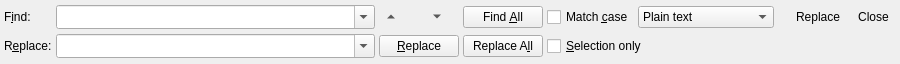
<?xml version="1.0" encoding="UTF-8"?>
<ui version="4.0">
 <class>SearchBar</class>
 <widget class="QWidget" name="SearchBar">
  <property name="geometry">
   <rect>
    <x>0</x>
    <y>0</y>
    <width>900</width>
    <height>64</height>
   </rect>
  </property>
  <layout class="QGridLayout" name="layout" columnstretch="0,1,0,0,0,0,0,0,0,0">
   <property name="leftMargin">
    <number>4</number>
   </property>
   <property name="topMargin">
    <number>3</number>
   </property>
   <property name="rightMargin">
    <number>4</number>
   </property>
   <property name="bottomMargin">
    <number>3</number>
   </property>
   <property name="horizontalSpacing">
    <number>4</number>
   </property>
   <property name="verticalSpacing">
    <number>3</number>
   </property>
   <item row="0" column="0">
    <widget class="QLabel" name="findLabel">
     <property name="text">
      <string>F&amp;ind:</string>
     </property>
     <property name="buddy">
      <cstring>findField</cstring>
     </property>
    </widget>
   </item>
   <item row="0" column="1">
    <widget class="QComboBox" name="findField">
     <property name="sizePolicy">
      <sizepolicy hsizetype="Expanding" vsizetype="Fixed">
       <horstretch>0</horstretch>
       <verstretch>0</verstretch>
      </sizepolicy>
     </property>
     <property name="editable">
      <bool>true</bool>
     </property>
     <property name="insertPolicy">
      <enum>QComboBox::InsertPolicy::NoInsert</enum>
     </property>
     <property name="sizeAdjustPolicy">
      <enum>QComboBox::SizeAdjustPolicy::AdjustToMinimumContentsLengthWithIcon</enum>
     </property>
     <property name="minimumContentsLength">
      <number>12</number>
     </property>
    </widget>
   </item>
   <item row="0" column="2">
    <widget class="QToolButton" name="previousButton">
     <property name="toolTip">
      <string>Find the previous match</string>
     </property>
     <property name="autoRaise">
      <bool>true</bool>
     </property>
     <property name="arrowType">
      <enum>Qt::ArrowType::UpArrow</enum>
     </property>
    </widget>
   </item>
   <item row="0" column="3">
    <widget class="QToolButton" name="nextButton">
     <property name="toolTip">
      <string>Find the next match</string>
     </property>
     <property name="autoRaise">
      <bool>true</bool>
     </property>
     <property name="arrowType">
      <enum>Qt::ArrowType::DownArrow</enum>
     </property>
    </widget>
   </item>
   <item row="0" column="4">
    <widget class="QPushButton" name="findAllButton">
     <property name="toolTip">
      <string>Highlight every match and count them</string>
     </property>
     <property name="text">
      <string>Find &amp;All</string>
     </property>
    </widget>
   </item>
   <item row="0" column="5">
    <widget class="QCheckBox" name="matchCase">
     <property name="text">
      <string>Match &amp;case</string>
     </property>
    </widget>
   </item>
   <item row="0" column="6">
    <widget class="QComboBox" name="mode">
     <property name="toolTip">
      <string>How the text to find is read</string>
     </property>
     <item>
      <property name="text">
       <string>Plain text</string>
      </property>
     </item>
     <item>
      <property name="text">
       <string>Whole words</string>
      </property>
     </item>
     <item>
      <property name="text">
       <string>Escape sequences</string>
      </property>
     </item>
     <item>
      <property name="text">
       <string>Regular expression</string>
      </property>
     </item>
    </widget>
   </item>
   <item row="0" column="7">
    <widget class="QLabel" name="status">
     <property name="textFormat">
      <enum>Qt::TextFormat::PlainText</enum>
     </property>
    </widget>
   </item>
   <item row="0" column="8">
    <widget class="QToolButton" name="powerButton">
     <property name="toolTip">
      <string>Show replace and the search options</string>
     </property>
     <property name="text">
      <string>Replace</string>
     </property>
     <property name="checkable">
      <bool>true</bool>
     </property>
     <property name="autoRaise">
      <bool>true</bool>
     </property>
    </widget>
   </item>
   <item row="0" column="9">
    <widget class="QToolButton" name="closeButton">
     <property name="toolTip">
      <string>Close (Esc)</string>
     </property>
     <property name="text">
      <string>Close</string>
     </property>
     <property name="autoRaise">
      <bool>true</bool>
     </property>
    </widget>
   </item>
   <item row="1" column="0">
    <widget class="QLabel" name="replaceLabel">
     <property name="text">
      <string>R&amp;eplace:</string>
     </property>
     <property name="buddy">
      <cstring>replaceField</cstring>
     </property>
    </widget>
   </item>
   <item row="1" column="1">
    <widget class="QComboBox" name="replaceField">
     <property name="sizePolicy">
      <sizepolicy hsizetype="Expanding" vsizetype="Fixed">
       <horstretch>0</horstretch>
       <verstretch>0</verstretch>
      </sizepolicy>
     </property>
     <property name="editable">
      <bool>true</bool>
     </property>
     <property name="insertPolicy">
      <enum>QComboBox::InsertPolicy::NoInsert</enum>
     </property>
     <property name="sizeAdjustPolicy">
      <enum>QComboBox::SizeAdjustPolicy::AdjustToMinimumContentsLengthWithIcon</enum>
     </property>
     <property name="minimumContentsLength">
      <number>12</number>
     </property>
    </widget>
   </item>
   <item row="1" column="2" colspan="2">
    <widget class="QPushButton" name="replaceButton">
     <property name="toolTip">
      <string>Replace the selected match and find the next one</string>
     </property>
     <property name="text">
      <string>&amp;Replace</string>
     </property>
    </widget>
   </item>
   <item row="1" column="4">
    <widget class="QPushButton" name="replaceAllButton">
     <property name="toolTip">
      <string>Replace every match, as one step to undo</string>
     </property>
     <property name="text">
      <string>Replace A&amp;ll</string>
     </property>
    </widget>
   </item>
   <item row="1" column="5" colspan="2">
    <widget class="QCheckBox" name="selectionOnly">
     <property name="toolTip">
      <string>Search only in the text that was selected when this was checked</string>
     </property>
     <property name="text">
      <string>&amp;Selection only</string>
     </property>
    </widget>
   </item>
  </layout>
 </widget>
 <tabstops>
  <tabstop>findField</tabstop>
  <tabstop>replaceField</tabstop>
  <tabstop>previousButton</tabstop>
  <tabstop>nextButton</tabstop>
  <tabstop>findAllButton</tabstop>
  <tabstop>replaceButton</tabstop>
  <tabstop>replaceAllButton</tabstop>
  <tabstop>matchCase</tabstop>
  <tabstop>mode</tabstop>
  <tabstop>selectionOnly</tabstop>
  <tabstop>powerButton</tabstop>
  <tabstop>closeButton</tabstop>
 </tabstops>
 <resources/>
 <connections/>
</ui>
